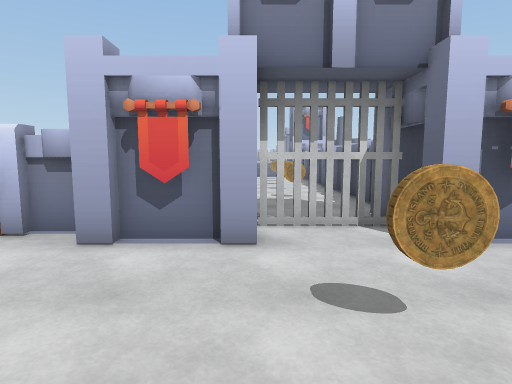
[1] (above)

12 first-person views from a walk through a scene from a Unity 3-D project. The camera is 1.4 m above the floor, tilts 6° down and sees 80° across. The floor is counted in squares, 1 m on a side. Each view is taken from the middle of a square. On the plan, view 1 faces up. The plan holds only what a view shows up to about 14 squares ahead; the rest is blank. The place goes on beyond the plan. The player is left out.

[2]
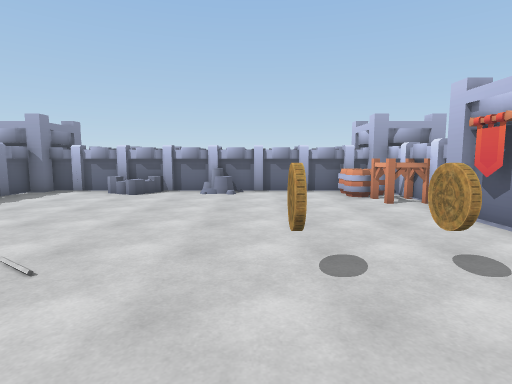

[3]
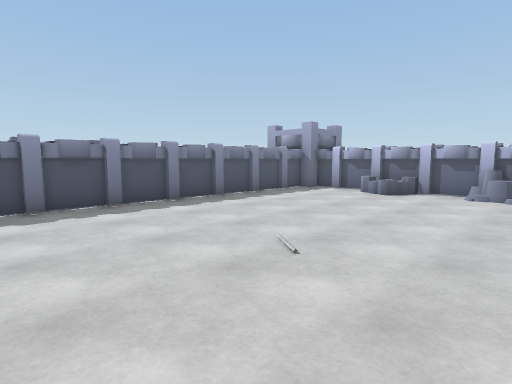

[4]
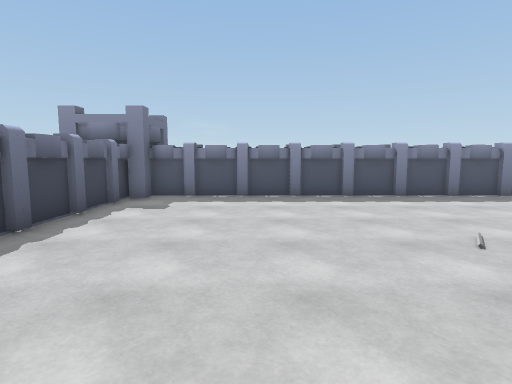

[5]
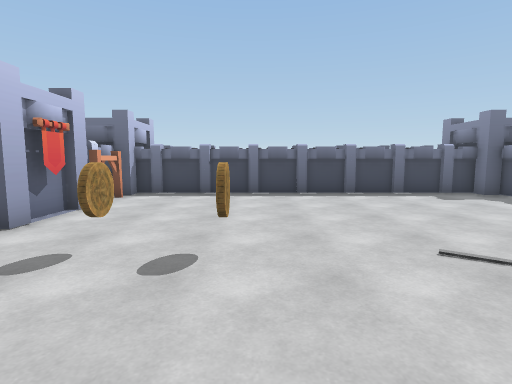

[6]
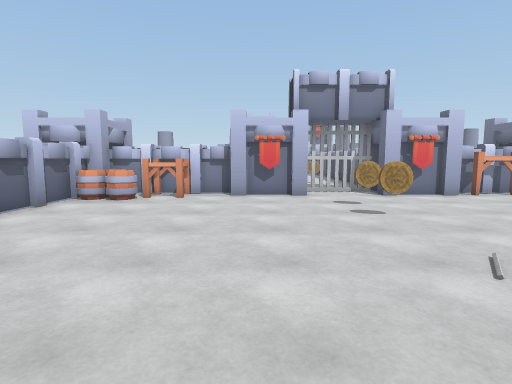

[7]
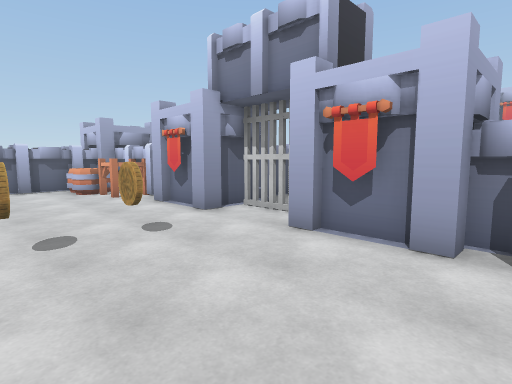

[8]
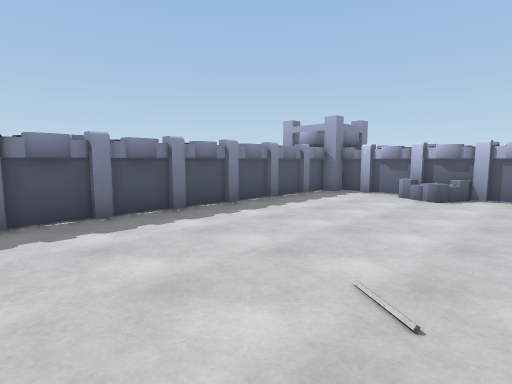

[9]
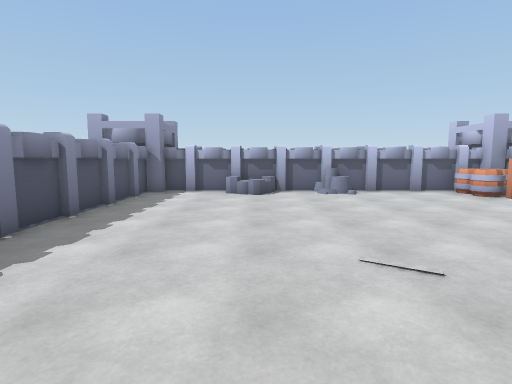

[10]
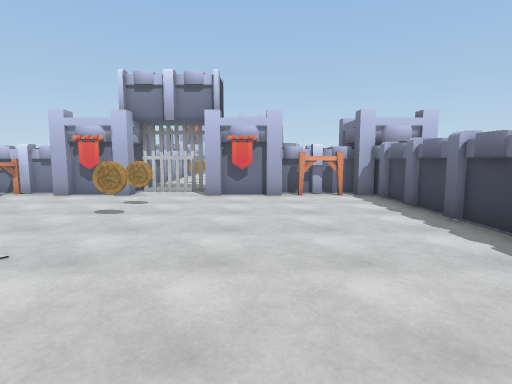

[11]
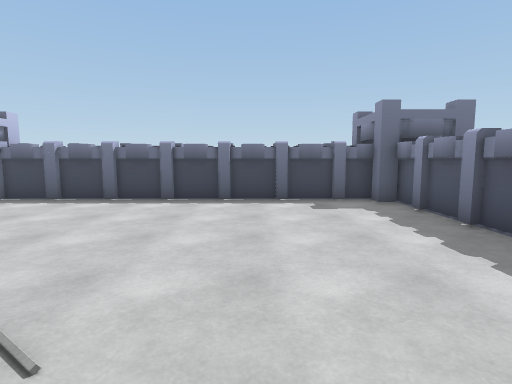

[12]
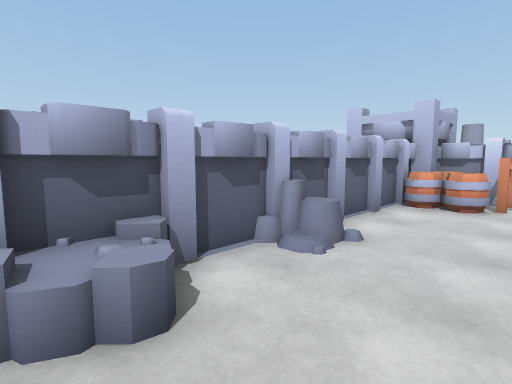

### Floor plan
Key: @ floor where view 1 was taken; # wall or solid block; x gap in a wall; . floor; B banner; C coin; A barrel; R rock; O other object.
Columns run from 9 left of view 1 to 10 right of it. Each row starts with its distance up from view 1.
  9          #
  8          #..#
  7         ##xx##
  6  ########....######
  5 ##OOO.####...B##OO##
  4 #AAAO..............#
  3 #..................#
  2 #.........C........#
  1 #..................#
  0 #........@C........#
 -1 #O.................#
 -2 #O.................#
 -3 #..................#
 -4 #..................#
 -5 ##.................#
 -6 #R.................#
 -7 #..................#
 -8 #..................#
 -9 ##................##
-10  ##################

Where each view was taken, in squares from view 1:
view 1: 0 up, 0 right, facing up
view 2: 0 up, 5 right, facing left
view 3: 0 up, 5 right, facing down-left
view 4: 2 up, 5 right, facing down
view 5: 0 up, 3 left, facing right
view 6: 7 down, 2 left, facing up
view 7: 0 up, 7 right, facing up-left
view 8: 2 down, 4 right, facing down-left
view 9: 5 down, 5 right, facing left
view 10: 7 down, 5 right, facing up
view 11: 5 down, 1 left, facing right
view 12: 6 down, 5 left, facing up-left
